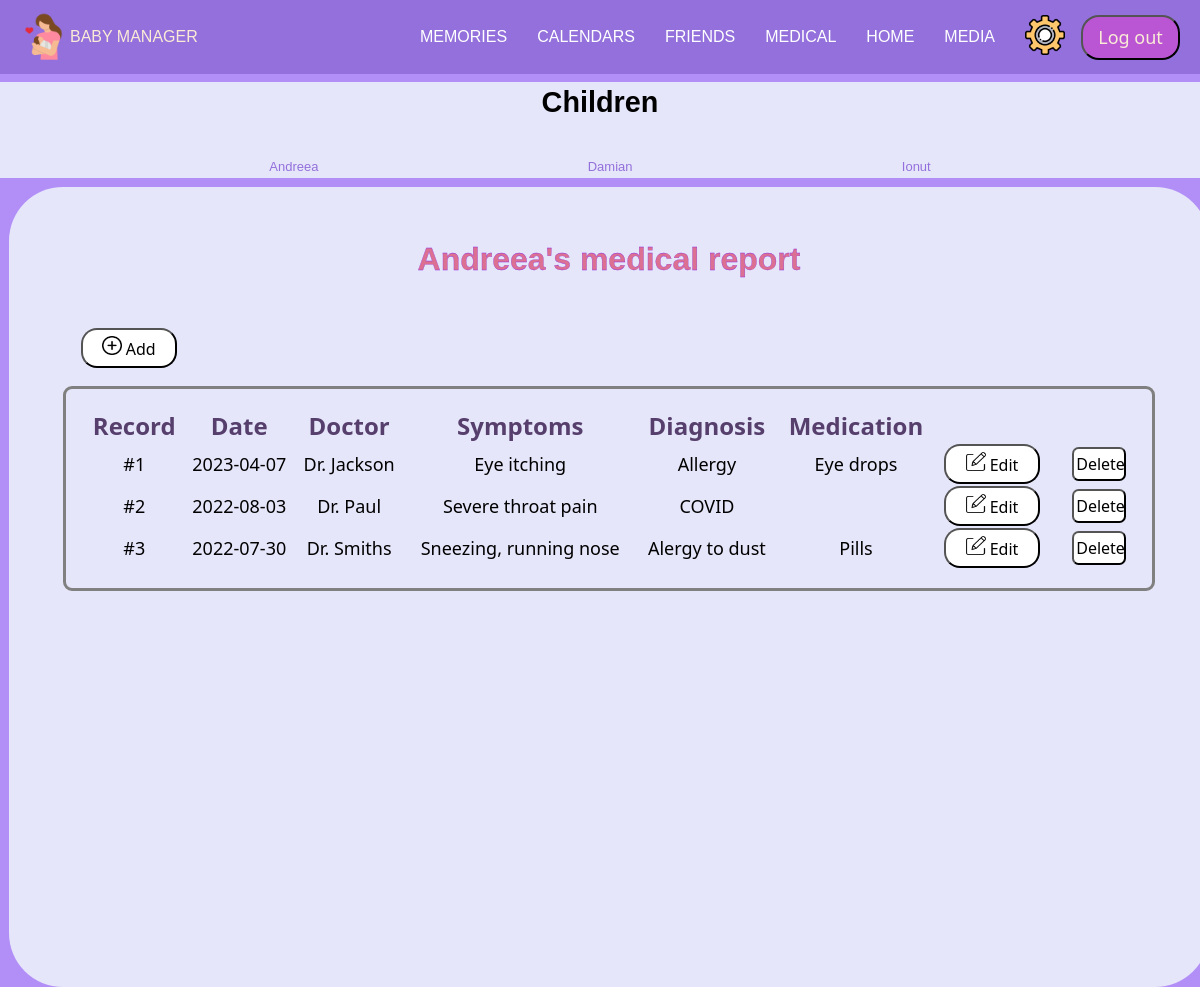
Page /Medical/Medical-child.php?id=1 (signed in) on the earlier database version.
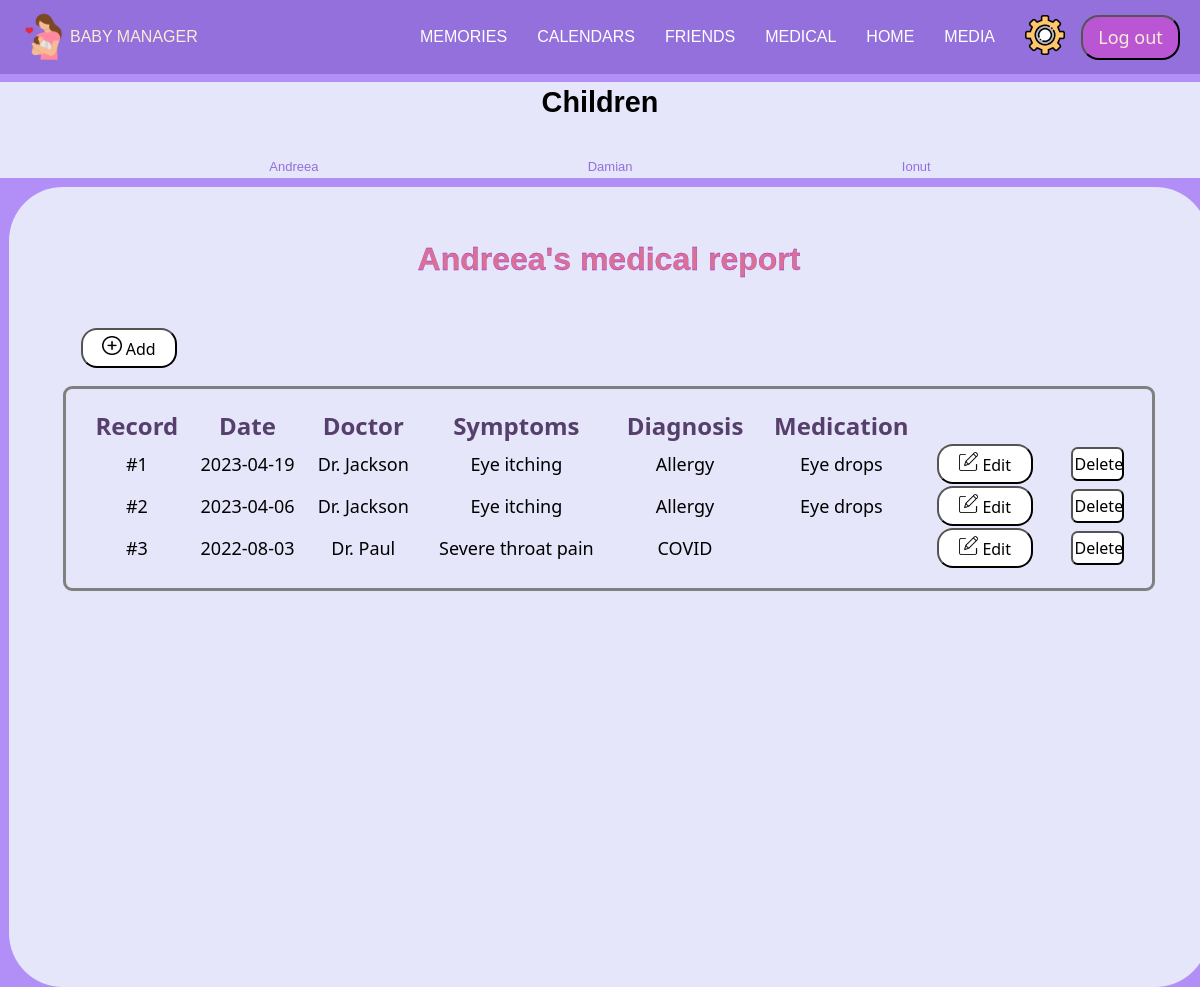
Same page on the later database version.
### tables this page shows
CREATE TABLE `child` (
  `id` int(11) NOT NULL,
  `id_parent` int(11) NOT NULL,
  `firstname` varchar(200) NOT NULL,
  `lastname` varchar(200) NOT NULL,
  `birthday` date NOT NULL,
  `gender` varchar(50) NOT NULL
);

CREATE TABLE `medical_report` (
  `id` int(11) NOT NULL,
  `id_user` int(11) NOT NULL,
  `id_child` int(11) NOT NULL,
  `date` date NOT NULL,
  `doctor` varchar(200) NOT NULL,
  `symptoms` varchar(400) NOT NULL,
  `diagnosis` varchar(400) NOT NULL,
  `medication` varchar(400) NOT NULL
);

### Medical/medical-service.php (called while the page is built, shortened)
<?php
require '../config.php';
function getMedicalReports($user_id, $id_child) {
    global $mysql;
    $sql= "SELECT * FROM medical_report where id_user=? and id_child=? order by date desc";
    $stmt = $mysql->prepare($sql);
    $stmt->bind_param('ii', $user_id, $id_child);
    $stmt->execute();
    $result = $stmt->get_result();
    $medical_reports = array();
    while($row = $result->fetch_assoc()) {
        $medical_reports[] = $row;
    }
    return $medical_reports;
}
function getNameChild($id_child) {
    global $mysql;
    $sql = "SELECT firstname FROM child where id=?";
    $stmt = $mysql->prepare($sql);
    $stmt->bind_param('i', $id_child);
    $stmt->execute();
    $name= $stmt->get_result();
    $res=$name->fetch_assoc();
    return $res['firstname'];
}
?>

### Medical/Medical-child.php (the view, shortened to what the changed rows need)
<?php
    require "../config.php";
    require "medical-service.php";
    $user_id = $_SESSION["id"];
    $id_child = $_GET['id'];
    $contor = 0;
    $medicalReports = getMedicalReports($user_id, $id_child);
?>
<!DOCTYPE html>
<html lang="en-US">
<head>
    <link href="../admin-topbar.css" rel="stylesheet" />
    <link href="Style-medical-child1.css" rel="stylesheet" />
    <link rel="stylesheet" href="https://cdnjs.cloudflare.com/ajax/libs/font-awesome/6.0.0-beta2/css/all.min.css" /></head>
</head>
<body>
    <?php require "../login-topbar.php"; ?>
        <div class="page">
            <?php require "leftbar-medical.php"; ?>
            <div class="right">
                <h1> <?php echo getNameChild($id_child); ?>'s medical report </h1>
                <div class="medical-buttons">
                    <a href="Add-medical.php?id=<?php echo $id_child; ?>">
                    </a>
                </div>
                <table class="table">
                    <tr class="labels">
                        <th class="column"> <a class="table-header"> Record </a> </th>
                        <th class="column-optional"> <a class="table-header"> Date </a> </th>
                        <th class="column-optional"> <a class="table-header"> Doctor </a> </th>
                        <th class="column-optional2"> <a class="table-header"> Symptoms </a> </th>
                        <th class="column"> <a class="table-header"> Diagnosis </a> </th>
                        <th class="column-optional"> <a class="table-header"> Medication </a> </th>
                        <th class="column-optional"> <a class="edit"> Edit </a> </th>
                        <th class="column-optional"> <a class="delete"> D </a> </th>
                    </tr>
                <?php
                    foreach($medicalReports as $row) {
                        $contor = $contor + 1;
                ?>
                <tr class="valori">
                    <td class="column"> <a class="table-value"> #<?php echo $contor; ?> </a> </td>
                    <td class="column-optional"><a class="table-value"> <?php echo $row['date'];?> </a> </td>
                    <td class="column-optional"> <a class="table-value"> <?php echo $row['doctor'];?> </a> </td>
                    <td class="column-optional2"> <a class="table-value"> <?php echo $row['symptoms'];?> </a> </td>
                    <td class="column"> <a class="table-value"> <?php echo $row['diagnosis'];?> </a> </td>
                    <td class="column-optional"> <a class="table-value"> <?php echo $row['medication'];?> </a> </td>
                    <td> <div class="column-optional">
                        <div class="edit-buttons">
                            <a class="table-value" href="EditMedical.php?id=<?php echo $row['id'];?>">
                                <button>
                                    <img src="../Photos/Edit.png" alt="edit">
                                    Edit
                                </button>
                            </a>
                        </div>
                    </div> <td>
                    <td> <div class="column-optional">
                            <form method="post" action="">
                            <div class="delete-buttons">
                                <a class="table-value" >
                                    <button name="delete">
                                        <input type="submit" name='delete' value="Delete" id="delete">
                                    </button>
                                </a>
                            </div>
                        </form>
                    </div> <td>
                </tr>
                <?php
                    }
                ?>
                </table>
            </div>
        </div>
</body>
</html>

### Medical/leftbar-medical.php
<?php
    $user_id = $_SESSION["id"];
    $sql2= mysqli_query($mysql, "SELECT * FROM child where id_parent='$user_id'");
?>
<div class="leftbar">
    <h2>Children</h2>
    <ul class="choose-child">
        <?php
            while ($row = mysqli_fetch_assoc($sql2)) {
                $child_name = $row['firstname'];
                $child_id = $row['id'];
        ?>
            <li> <a href="Medical-child.php?id=<?php echo $child_id; ?>" class="child"> <?php echo $child_name; ?> </a> </li>
        <?php
            }
        ?>
    </ul>
 </div>

Differences in the rows shown:
changed medical_report (number 1 of 3 on the later page): date "2022-07-30" → "2023-04-19"; doctor "Dr. Smiths" → "Dr. Jackson"; symptoms "Sneezing, running nose" → "Eye itching"; diagnosis "Alergy to dust" → "Allergy"; medication "Pills" → "Eye drops"; moves up the list
changed medical_report (number 2 of 3 on the later page): date "2023-04-07" → "2023-04-06"
